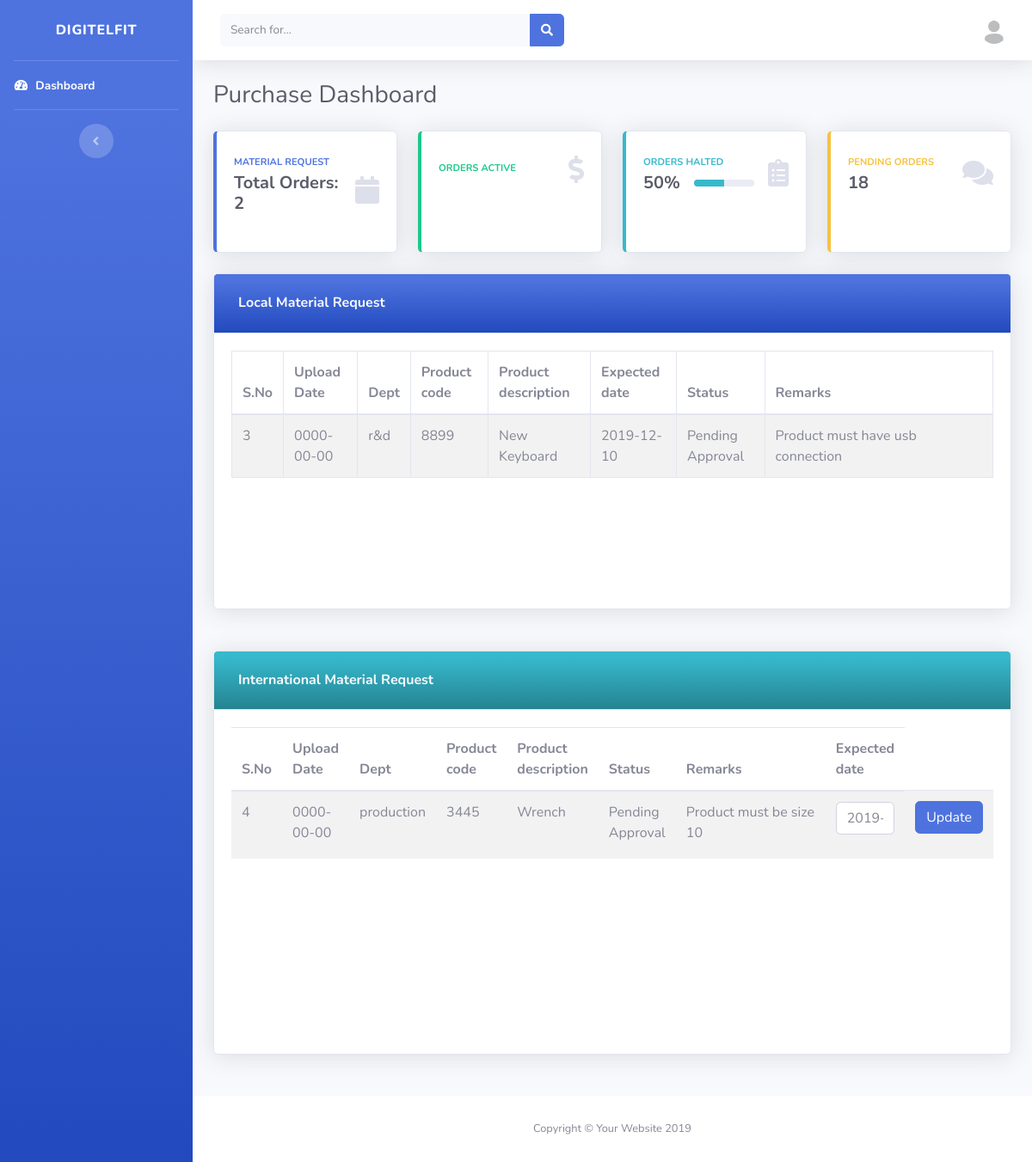
The app's page /purchase/index.php with its own data.
### tables this page shows
CREATE TABLE `purchase` (
  `id` int(11) NOT NULL,
  `rdate` date NOT NULL,
  `udate` date NOT NULL,
  `dept` varchar(60) DEFAULT NULL,
  `reference` varchar(255) NOT NULL,
  `pcode` varchar(255) DEFAULT NULL,
  `pdesc` varchar(255) DEFAULT NULL,
  `ddate` date DEFAULT NULL,
  `mstatus` varchar(255) NOT NULL DEFAULT 'Pending Approval',
  `units` varchar(255) NOT NULL,
  `rqty` int(11) NOT NULL,
  `aqty` int(11) NOT NULL,
  `pqty` int(11) NOT NULL,
  `purpose` varchar(255) NOT NULL,
  `remarks` varchar(255) DEFAULT NULL
);

CREATE TABLE `purchaseint` (
  `id` int(11) NOT NULL,
  `rdate` date NOT NULL,
  `udate` date NOT NULL,
  `dept` varchar(60) DEFAULT NULL,
  `reference` varchar(255) NOT NULL,
  `pcode` varchar(255) DEFAULT NULL,
  `pdesc` varchar(255) DEFAULT NULL,
  `ddate` date DEFAULT NULL,
  `mstatus` varchar(255) NOT NULL DEFAULT 'Pending Approval',
  `units` varchar(255) NOT NULL,
  `rqty` int(11) NOT NULL,
  `aqty` int(11) NOT NULL,
  `pqty` int(11) NOT NULL,
  `purpose` varchar(255) NOT NULL,
  `remarks` varchar(255) DEFAULT NULL
);

### purchase/index.php (the view, shortened to what this page needs)
<?php
    include('includes/dbh.inc.php');
    include('includes/header.php');
    include('includes/navbar.php');
?>
        <div class="container-fluid">
          <div class="d-sm-flex align-items-center justify-content-between mb-4">
            <h1 class="h3 mb-0 text-gray-800">Purchase Dashboard</h1>
          </div>
          <div class="row">
            <div class="col-xl-3 col-md-6 mb-4">
              <div class="card border-left-primary shadow h-100 py-2">
                <div class="card-body">
                  <div class="row no-gutters align-items-center">
                    <div class="col mr-2">
                      <div class="text-xs font-weight-bold text-primary text-uppercase mb-1">Material Request</div>
                      <div class="h5 mb-0 font-weight-bold text-gray-800">
                        <?php
                        $query = "SELECT (SELECT COUNT(*) FROM purchaseint ) + (SELECT COUNT(*) FROM purchase) AS total_rows";
                        $query_run = mysqli_query($conn,$query);
                        $row = mysqli_fetch_assoc($query_run);
                        echo '<p>Total Orders: '.$row['total_rows'].'</p>';
                        ?>
                      </div>
                    </div>
                    <div class="col-auto">
                      <i class="fas fa-calendar fa-2x text-gray-300"></i>
                    </div>
                  </div>
                </div>
              </div>
            </div>
            <div class="col-xl-3 col-md-6 mb-4">
              <div class="card border-left-success shadow h-100 py-2">
                <div class="card-body">
                  <div class="row no-gutters align-items-center">
                    <div class="col mr-2">
                      <div class="text-xs font-weight-bold text-success text-uppercase mb-1">Orders Active</div>
                    </div>
                    <div class="col-auto">
                      <i class="fas fa-dollar-sign fa-2x text-gray-300"></i>
                    </div>
                  </div>
                </div>
              </div>
            </div>
            <div class="col-xl-3 col-md-6 mb-4">
              <div class="card border-left-info shadow h-100 py-2">
                <div class="card-body">
                  <div class="row no-gutters align-items-center">
                    <div class="col mr-2">
                      <div class="text-xs font-weight-bold text-info text-uppercase mb-1">Orders Halted</div>
                      <div class="row no-gutters align-items-center">
                        <div class="col-auto">
                          <div class="h5 mb-0 mr-3 font-weight-bold text-gray-800">50%</div>
                        </div>
                        <div class="col">
                          <div class="progress progress-sm mr-2">
                            <div class="progress-bar bg-info" role="progressbar" style="width: 50%" aria-valuenow="50" aria-valuemin="0" aria-valuemax="100"></div>
                          </div>
                        </div>
                      </div>
                    </div>
                    <div class="col-auto">
                      <i class="fas fa-clipboard-list fa-2x text-gray-300"></i>
                    </div>
                  </div>
                </div>
              </div>
            </div>
            <div class="col-xl-3 col-md-6 mb-4">
              <div class="card border-left-warning shadow h-100 py-2">
                <div class="card-body">
                  <div class="row no-gutters align-items-center">
                    <div class="col mr-2">
                      <div class="text-xs font-weight-bold text-warning text-uppercase mb-1">Pending Orders</div>
                      <div class="h5 mb-0 font-weight-bold text-gray-800">18</div>
                    </div>
                    <div class="col-auto">
                      <i class="fas fa-comments fa-2x text-gray-300"></i>
                    </div>
                  </div>
                </div>
              </div>
            </div>
          </div>
          <div class="row">
            <div class="col-xl-12 col-md-12 mb-4">
            <div class="card shadow mb-4">
        <div class="card-header bg-gradient-primary py-3">
            <h6 class="m-2 font-weight-bold text-light">
            Local Material Request</h6>
        </div>
        <div class="card-body table-wrapper-scroll-y my-custom-scrollbar" style="height:40vh;">
            <?php
            $query = "SELECT * FROM purchase";
            $query_run = mysqli_query($conn,$query)
            ?>
            <table class="table table-bordered table-striped ">
                <thead>
                    <tr>
                    <th scope="col">S.No</th>
                    <th scope="col">Upload Date</th>
                    <th scope="col">Dept</th>
                    <th scope="col">Product code</th>
                    <th scope="col">Product description</th>
                    <th scope="col">Expected date</th>
                    <th scope="col">Status</th>
                    <th style="width: 30%" scope="col">Remarks</th>
                    </tr>
                </thead>
                <tbody>
                    <?php
                    if(mysqli_num_rows($query_run) > 0)
                    {
                        while($row = mysqli_fetch_assoc($query_run))
                        {
                            ?>
                    <tr>
                    <td><?php echo $row['id'];?></td>
                    <td><?php echo $row['udate'];?></td>
                    <td><?php echo $row['dept'];?></td>
                    <td><?php echo $row['pcode'];?></td>
                    <td><?php echo $row['pdesc'];?></td>
                    <td><?php echo $row['ddate'];?></td>
                    <td><?php echo $row['mstatus'];?></td>
                    <td><?php echo $row['remarks'];?></td>
                    </tr>
                    <?php
                        }
                    }
                    else {
                        echo "No Record Found";
                        }
                    ?>
                </tbody>
            </table>
        </div>
    </div>
            </div>
            </div>
    <div class="row">
    <div class="col-xl-12 col-md-12 mb-4">
            <div class="card shadow mb-4">
        <div class="card-header bg-gradient-info py-3">
            <h6 class="m-2 font-weight-bold text-light">
              International Material Request</h6>
        </div>
        <div class="card-body table-wrapper-scroll-y my-custom-scrollbar" style="height:50vh;">
            <?php
            $query = "SELECT * FROM purchaseint";
            $query_run = mysqli_query($conn,$query)
            ?>
            <table class="table table-striped ">
                <thead>
                    <tr>
                    <th scope="col">S.No</th>
                    <th scope="col">Upload Date</th>
                    <th scope="col">Dept</th>
                    <th scope="col">Product code</th>
                    <th scope="col">Product description</th>
                    <th scope="col">Status</th>
                    <th style="width: 20%" scope="col">Remarks</th>
                    <th scope="col">Expected date</th>
                    </tr>
                </thead>
                <tbody>
                    <?php
                    if(mysqli_num_rows($query_run) > 0)
                    {
                        while($row = mysqli_fetch_assoc($query_run))
                        {
                            ?>
                    <tr>
                    <td><?php echo $row['id'];?></td>
                    <td><?php echo $row['udate'];?></td>
                    <td><?php echo $row['dept'];?></td>
                    <td><?php echo $row['pcode'];?></td>
                    <td><?php echo $row['pdesc'];?></td>
                    <td><?php echo $row['mstatus'];?></td>
                    <td><?php echo $row['remarks'];?></td>
                    <form action="includes/materialrequpdate.inc.php?id=<?php echo $row['id'];?>" method="POST">
                    <td>
                        <div class="form-group">
                        <input type="text" onfocus="(this.type='date')" onblur="if(this.value==''){this.type='text'}" name="ddate" class="form-control" placeholder="<?php echo $row['ddate']?>" required="required">
                      </div>
                    </td>
                    <td>
                    <button type="submit" name="update-mrdate" class="btn btn-primary">Update</button>
                    </td>
                    </form>
                    </tr>
                    <?php
                        }
                    }
                    else {
                        echo "No Record Found";
                        }
                    ?>
                </tbody>
            </table>
        </div>
    </div>
            </div>
  </div>
        </div>
      </div>
      <?php
      include("includes/footer.php")
      ?>

### purchase/css/style.css (style rules this page uses)
.my-custom-scrollbar { position: relative; height: 300px; overflow: auto; }
.table-wrapper-scroll-y { display: block; }

### records on screen
purchase: id "3", udate "0000-00-00", dept "r&d", pcode "8899", pdesc "New Keyboard", ddate "2019-12-10", mstatus "Pending Approval", remarks "Product must have usb connection"
purchaseint: id "4", udate "0000-00-00", dept "production", pcode "3445", pdesc "Wrench", mstatus "Pending Approval", remarks "Product must be size 10", ddate "2019-12-27"

### other values on screen
$row['total_rows'] "2"
